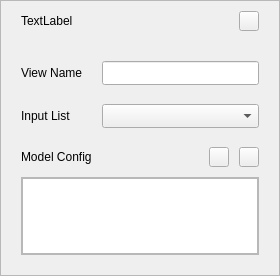
<?xml version="1.0" encoding="UTF-8"?>
<ui version="4.0">
 <class>ViewSetting</class>
 <widget class="QWidget" name="ViewSetting">
  <property name="geometry">
   <rect>
    <x>0</x>
    <y>0</y>
    <width>280</width>
    <height>276</height>
   </rect>
  </property>
  <property name="minimumSize">
   <size>
    <width>0</width>
    <height>0</height>
   </size>
  </property>
  <property name="maximumSize">
   <size>
    <width>280</width>
    <height>276</height>
   </size>
  </property>
  <layout class="QVBoxLayout" name="verticalLayout">
   <property name="spacing">
    <number>0</number>
   </property>
   <property name="leftMargin">
    <number>0</number>
   </property>
   <property name="topMargin">
    <number>0</number>
   </property>
   <property name="rightMargin">
    <number>0</number>
   </property>
   <property name="bottomMargin">
    <number>0</number>
   </property>
   <item>
    <widget class="QFrame" name="frame">
     <property name="minimumSize">
      <size>
       <width>0</width>
       <height>276</height>
      </size>
     </property>
     <property name="maximumSize">
      <size>
       <width>16777215</width>
       <height>276</height>
      </size>
     </property>
     <property name="frameShape">
      <enum>QFrame::StyledPanel</enum>
     </property>
     <property name="frameShadow">
      <enum>QFrame::Raised</enum>
     </property>
     <layout class="QVBoxLayout" name="verticalLayout_2">
      <property name="spacing">
       <number>10</number>
      </property>
      <property name="leftMargin">
       <number>0</number>
      </property>
      <property name="topMargin">
       <number>0</number>
      </property>
      <property name="rightMargin">
       <number>0</number>
      </property>
      <property name="bottomMargin">
       <number>20</number>
      </property>
      <item>
       <widget class="QWidget" name="delete_btn_line" native="true">
        <property name="minimumSize">
         <size>
          <width>0</width>
          <height>40</height>
         </size>
        </property>
        <property name="maximumSize">
         <size>
          <width>16777215</width>
          <height>40</height>
         </size>
        </property>
        <layout class="QHBoxLayout" name="horizontalLayout">
         <property name="spacing">
          <number>0</number>
         </property>
         <property name="leftMargin">
          <number>20</number>
         </property>
         <property name="topMargin">
          <number>0</number>
         </property>
         <property name="rightMargin">
          <number>20</number>
         </property>
         <property name="bottomMargin">
          <number>0</number>
         </property>
         <item>
          <widget class="QLabel" name="view_name">
           <property name="text">
            <string>TextLabel</string>
           </property>
          </widget>
         </item>
         <item>
          <spacer name="horizontalSpacer">
           <property name="orientation">
            <enum>Qt::Horizontal</enum>
           </property>
           <property name="sizeHint" stdset="0">
            <size>
             <width>247</width>
             <height>9</height>
            </size>
           </property>
          </spacer>
         </item>
         <item>
          <widget class="QToolButton" name="delete_btn">
           <property name="minimumSize">
            <size>
             <width>20</width>
             <height>20</height>
            </size>
           </property>
           <property name="maximumSize">
            <size>
             <width>20</width>
             <height>20</height>
            </size>
           </property>
           <property name="cursor">
            <cursorShape>PointingHandCursor</cursorShape>
           </property>
           <property name="toolTip">
            <string>Delete View</string>
           </property>
           <property name="text">
            <string/>
           </property>
           <property name="icon">
            <iconset>
             <normaloff>:/uiframe/images/config/delete.svg</normaloff>:/uiframe/images/config/delete.svg</iconset>
           </property>
           <property name="iconSize">
            <size>
             <width>20</width>
             <height>20</height>
            </size>
           </property>
          </widget>
         </item>
        </layout>
       </widget>
      </item>
      <item>
       <widget class="QLabel" name="label">
        <property name="maximumSize">
         <size>
          <width>16777215</width>
          <height>0</height>
         </size>
        </property>
        <property name="text">
         <string/>
        </property>
       </widget>
      </item>
      <item>
       <widget class="QWidget" name="widget" native="true">
        <layout class="QVBoxLayout" name="verticalLayout_3">
         <property name="spacing">
          <number>10</number>
         </property>
         <property name="leftMargin">
          <number>20</number>
         </property>
         <property name="topMargin">
          <number>0</number>
         </property>
         <property name="rightMargin">
          <number>20</number>
         </property>
         <property name="bottomMargin">
          <number>0</number>
         </property>
         <item>
          <layout class="QGridLayout" name="gridLayout">
           <property name="leftMargin">
            <number>0</number>
           </property>
           <property name="rightMargin">
            <number>0</number>
           </property>
           <property name="verticalSpacing">
            <number>0</number>
           </property>
           <item row="0" column="1" colspan="3">
            <widget class="vtk::display::LineEdit" name="view_name_input">
             <property name="minimumSize">
              <size>
               <width>0</width>
               <height>24</height>
              </size>
             </property>
             <property name="maximumSize">
              <size>
               <width>16777215</width>
               <height>24</height>
              </size>
             </property>
            </widget>
           </item>
           <item row="0" column="0">
            <widget class="QLabel" name="view_name_title">
             <property name="minimumSize">
              <size>
               <width>0</width>
               <height>0</height>
              </size>
             </property>
             <property name="maximumSize">
              <size>
               <width>16777215</width>
               <height>16777215</height>
              </size>
             </property>
             <property name="text">
              <string>View Name</string>
             </property>
            </widget>
           </item>
           <item row="4" column="0">
            <widget class="QLabel" name="view_algo_title">
             <property name="sizePolicy">
              <sizepolicy hsizetype="Preferred" vsizetype="Preferred">
               <horstretch>0</horstretch>
               <verstretch>0</verstretch>
              </sizepolicy>
             </property>
             <property name="minimumSize">
              <size>
               <width>0</width>
               <height>0</height>
              </size>
             </property>
             <property name="text">
              <string>Model Config</string>
             </property>
            </widget>
           </item>
           <item row="2" column="0">
            <widget class="QLabel" name="view_source_title">
             <property name="minimumSize">
              <size>
               <width>0</width>
               <height>0</height>
              </size>
             </property>
             <property name="maximumSize">
              <size>
               <width>16777215</width>
               <height>16777215</height>
              </size>
             </property>
             <property name="text">
              <string>Input List</string>
             </property>
            </widget>
           </item>
           <item row="4" column="2">
            <widget class="QToolButton" name="add_model_item_btn">
             <property name="minimumSize">
              <size>
               <width>20</width>
               <height>20</height>
              </size>
             </property>
             <property name="maximumSize">
              <size>
               <width>20</width>
               <height>20</height>
              </size>
             </property>
             <property name="cursor">
              <cursorShape>PointingHandCursor</cursorShape>
             </property>
             <property name="text">
              <string/>
             </property>
             <property name="icon">
              <iconset>
               <normaloff>:/uiframe/images/config/add.svg</normaloff>:/uiframe/images/config/add.svg</iconset>
             </property>
             <property name="iconSize">
              <size>
               <width>20</width>
               <height>20</height>
              </size>
             </property>
            </widget>
           </item>
           <item row="1" column="0" colspan="4">
            <widget class="QLabel" name="view_name_warning">
             <property name="text">
              <string/>
             </property>
            </widget>
           </item>
           <item row="4" column="3">
            <widget class="QToolButton" name="delete_model_item_btn">
             <property name="minimumSize">
              <size>
               <width>20</width>
               <height>20</height>
              </size>
             </property>
             <property name="maximumSize">
              <size>
               <width>20</width>
               <height>20</height>
              </size>
             </property>
             <property name="cursor">
              <cursorShape>PointingHandCursor</cursorShape>
             </property>
             <property name="text">
              <string/>
             </property>
             <property name="icon">
              <iconset>
               <normaloff>:/uiframe/images/config/delete.svg</normaloff>:/uiframe/images/config/delete.svg</iconset>
             </property>
             <property name="iconSize">
              <size>
               <width>20</width>
               <height>20</height>
              </size>
             </property>
            </widget>
           </item>
           <item row="4" column="1">
            <spacer name="horizontalSpacer_2">
             <property name="orientation">
              <enum>Qt::Horizontal</enum>
             </property>
             <property name="sizeHint" stdset="0">
              <size>
               <width>40</width>
               <height>20</height>
              </size>
             </property>
            </spacer>
           </item>
           <item row="2" column="1" colspan="3">
            <widget class="QComboBox" name="view_source_list">
             <property name="minimumSize">
              <size>
               <width>0</width>
               <height>24</height>
              </size>
             </property>
             <property name="maximumSize">
              <size>
               <width>16777215</width>
               <height>24</height>
              </size>
             </property>
             <property name="iconSize">
              <size>
               <width>6</width>
               <height>6</height>
              </size>
             </property>
            </widget>
           </item>
           <item row="3" column="0" colspan="4">
            <widget class="QLabel" name="view_source_warning">
             <property name="text">
              <string/>
             </property>
            </widget>
           </item>
          </layout>
         </item>
         <item>
          <widget class="QScrollArea" name="model_items_area">
           <property name="minimumSize">
            <size>
             <width>0</width>
             <height>78</height>
            </size>
           </property>
           <property name="maximumSize">
            <size>
             <width>16777215</width>
             <height>78</height>
            </size>
           </property>
           <property name="horizontalScrollBarPolicy">
            <enum>Qt::ScrollBarAlwaysOff</enum>
           </property>
           <property name="widgetResizable">
            <bool>true</bool>
           </property>
           <widget class="QListWidget" name="model_items_widget">
            <property name="geometry">
             <rect>
              <x>0</x>
              <y>0</y>
              <width>236</width>
              <height>76</height>
             </rect>
            </property>
            <property name="horizontalScrollBarPolicy">
             <enum>Qt::ScrollBarAlwaysOff</enum>
            </property>
           </widget>
          </widget>
         </item>
        </layout>
       </widget>
      </item>
     </layout>
    </widget>
   </item>
  </layout>
 </widget>
 <customwidgets>
  <customwidget>
   <class>vtk::display::LineEdit</class>
   <extends>QLineEdit</extends>
   <header>uiframe/commonuiset/lineedit/lineedit.h</header>
  </customwidget>
 </customwidgets>
 <resources/>
 <connections/>
</ui>
